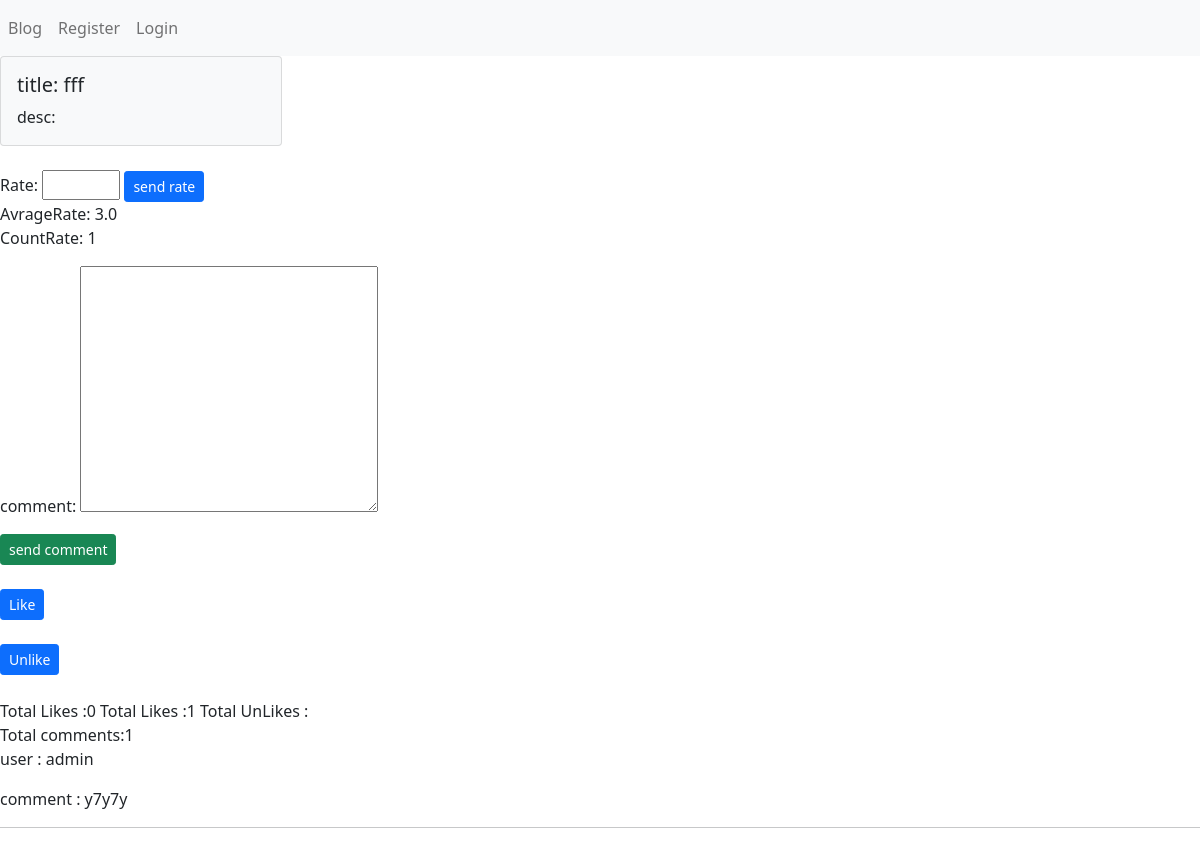
The app's page /blog/4/ with its own data.
### blog/models.py (models this page shows, shortened)
class Blog(models.Model):
    user=models.ForeignKey(User,on_delete=models.CASCADE,related_name='user_blog')
    title=models.CharField(max_length=100)
    slug=models.SlugField(unique=True)
    created=models.DateTimeField(auto_now_add=True)
    updated=models.DateTimeField(auto_now=True)
    publish=models.BooleanField(default=False)
    image=models.ImageField(upload_to='blogs/',blank=True)
    description=RichTextUploadingField(null=True,blank=True)
    category=models.ForeignKey(Category,on_delete=models.CASCADE,related_name='categories',null=True)
    likes=models.ManyToManyField(User,related_name='userlike',)
    unlikes=models.ManyToManyField(User,related_name='userunlike',)
    class Meta:
        verbose_name = 'Blogs'
        verbose_name_plural = 'Blogs'
    def LikePost(self):
        return reverse('blog:LikePost',args={self.id})
    def UnLikePost(self):
        return reverse('blog:UnLikePost',args={self.id})
    def TotalLikes(self):
        total=self.likes.count()
        return total
    def TotalUnLikes(self):
        total=self.unlikes.count()
        return total
    def AddComment(self):
        return reverse('blog:AddComment',args={self.id})
    def TotalComments(self):
        total=self.postcomment.count()
        return total
    def AvragePostRate(self):
        rate=self.postrate.aggregate(Avg('rate'))
        if (rate['rate__avg']) is None:
             return 'there is no rate'
        else:
            return str(round(rate['rate__avg'],2))
    def TotalCountRate(self):
        total=self.postrate.count()
        return total

class Comment(models.Model):
    user = models.ForeignKey(User,on_delete=models.CASCADE,related_name='usercomment',null=True)
    post= models.ForeignKey(Blog,on_delete=models.CASCADE,related_name='postcomment',null=True)
    body = models.TextField(null=True, blank=True)
    created = models.DateTimeField(auto_now_add=True)

### blog/views.py (the view)
# urls.py: path('<int:pk>/',DetailPost.as_view(),name='detail'),
class DetailPost(DetailView):
    template_name = 'blog/detail.html'
    context_object_name = 'post'
    model=Blog
    def get_object(self,**kwargs):
        pk=self.kwargs['pk']
        queryset = get_object_or_404(Blog,pk=pk)
        return queryset
    def get_context_data(self, **kwargs):
        context = super(DetailPost, self).get_context_data(**kwargs)
        context['commentform']=CommentForm
        context['addrateform']=RatePostForm
        return context

### blog/templates/blog/detail.html (shortened to what this page needs)
{% extends 'base.html' %}
{% block content %}
    <div class="row">
      <div class="col-3">
       <div class="card bg-light">
         <div class="card-body">
           <h5 class="card-title"> title: {{ post.title }}</h5>
           <p class="card-text"> desc: {{ post.description }}</p>
         </div>
      </div>
      </div>
    </div>
    <form method="post" action="{% url 'blog:AddRate' post.id %}">
    {{ addrateform }}
    <input type="submit" value="send rate" class="btn btn-primary btn-sm">
    </form>
    <span> AvrageRate:     {{ post.AvragePostRate }}   </span>
    <p>  CountRate:     {{ post.TotalCountRate }}  </p>
  <form method="post" action="{{ post.AddComment }}">
     {{ commentform.as_p }}
    <button type="submit" class="btn btn-success btn-sm">send comment</button>
  </form>
    <br>
<form method="post" action="{{ post.LikePost }}">
    {% if request.user  in post.likes.all %}
    <button type="submit" class="btn btn-primary btn-sm disabled" name="post_id" value="{{ post.id }}">Like</button>
   {% else %}
 <button type="submit" class="btn btn-primary btn-sm  " name="post_id" value="{{ post.id }}">Like</button>
{% endif %}
</form>
    <br>
<form method="post" action="{{ post.UnLikePost }}">
    {% if request.user not in post.unlikes.all %}
  <button type="submit" class="btn btn-primary btn-sm" name="post_id" value="{{ post.id }}">Unlike</button>
{% else  %}
    <button type="submit" class="btn btn-primary btn-sm disabled" name="post_id" value="{{ post.id }}">Unlike</button>
{% endif %}
</form>
    <span> Total Likes :{{ post.TotalLikes }}</span>
    <span> Total Likes :{{ post.TotalUnLikes }}</span>
    <span> Total UnLikes :{{ post.TotalUnlikes }}</span>
   <br>
    <span>Total comments:{{ post.TotalComments }} </span>
    <br>
    {% for item in post.postcomment.all %}
        <p> user : {{ item.user }}</p>
        <span> comment : {{ item.body }}</span>
    {% endfor %}
    <hr>
{% endblock %}

### records on screen
Blog: title "fff", AvragePostRate "3.0", TotalCountRate "1", TotalLikes "0", TotalUnLikes "1", TotalComments "1"
Comment: user "admin", body "y7y7y"
